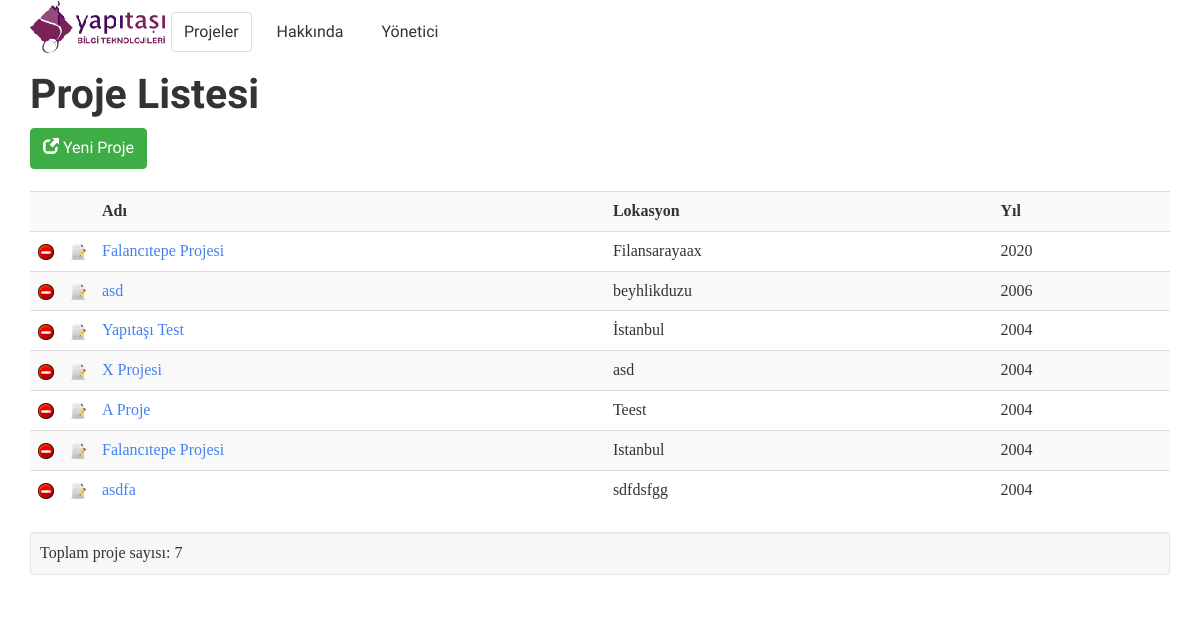
The app's page /unit/project_list/ with its own data.
### unit/models.py (models this page shows, shortened)
class Project(models.Model):
    name = models.CharField('project_name', max_length=80)
    city = models.CharField('project_city', max_length=80)
    year = models.IntegerField('launch_year')
    class Meta:
        unique_together = ('name', 'city',)

### unit/views.py (the view)
# urls.py: url(r'^project_list/(?P<page>[\d]+)/(?P<maxlist>[\d]+)/$', views.project_list, name='project_list_page_max'),
def project_list(request, page=0, maxlist=10):
    projects = Project.objects.all()[int(page) * int(maxlist):int(page) * int(maxlist) + int(maxlist)]
    units = Unit.objects.filter()
    context = {'project_list': projects}
    return render(request, 'unit/project_list.html', context)

### unit/templates/unit/project_list.html (shortened to what this page needs)
{% extends 'common/base.html' %}
{% block content %}
<h1>Proje Listesi</h1>
        <a class="btn btn-success" href="{% url 'add_project' %}">
				<i class="glyphicon glyphicon-new-window"></i> Yeni Proje
			</a>
    {% if project_list %}
    <table class="table table-striped table-hover">
    <tr>
        <th style="width:10px" title="Sil"></th>
        <th style="width:10px" title="Düzenle"></th>
        <th>Adı</td>
        <th>Lokasyon</td>
        <th>Yıl</td>
    </tr>
    {% load endless %}
    {% for project in project_list %}
    <tr>
    <td><a href="{% url 'delete_project' project.id %}"><img src="{{ STATIC_URL }}icons/delete.png" alt="Sil"></a></td>
    <td><a href="{% url 'edit_project' project.id %}"><img src="{{ STATIC_URL }}icons/edit.png" alt="Düzenle"></a></td>
    <td><a href="{% url 'project' project.id %}">{{  project.name }}</a></td>
    <td>{{ project.city }}</td>
    <td>{{ project.year }}</td>
    </tr>
    {% endfor %}
    </table>
            <div class="well well-sm">
            Toplam proje sayısı: {{ project_list|length }}
        </div>
    {% else %}
        <li>Henüz proje oluşturulmamış.</li>
    {% endif %}
{%  endblock content %}

### _static/css/starter-template.css (style rules this page uses)
body { padding-top: 50px; }

### records on screen
Project: name "Falancıtepe Projesi", city "Filansarayaax", year "2020"
Project: name "asd", city "beyhlikduzu", year "2006"
Project: name "Yapıtaşı Test", city "İstanbul", year "2004"
Project: name "X Projesi", city "asd", year "2004"
Project: name "A Proje", city "Teest", year "2004"
Project: name "Falancıtepe Projesi", city "Istanbul", year "2004"
Project: name "asdfa", city "sdfdsfgg", year "2004"

### other values on screen
{{ project_list|length }} "7"
